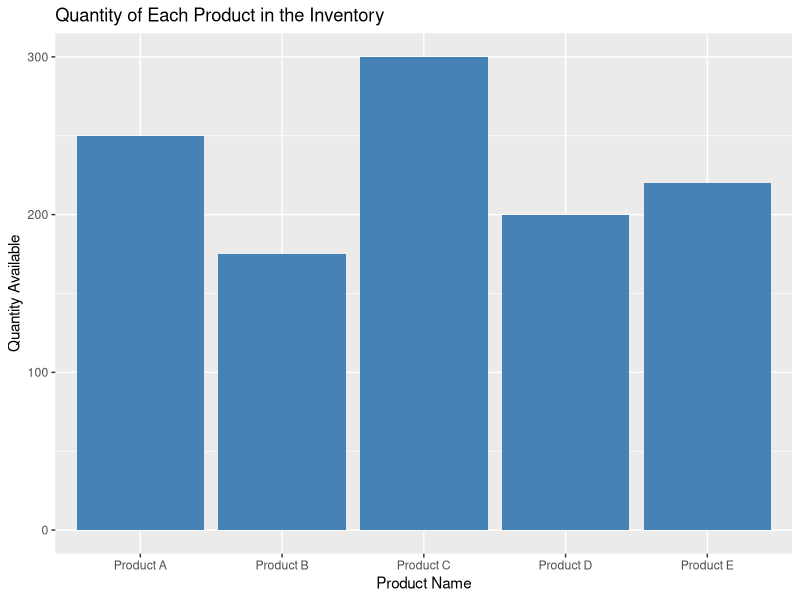
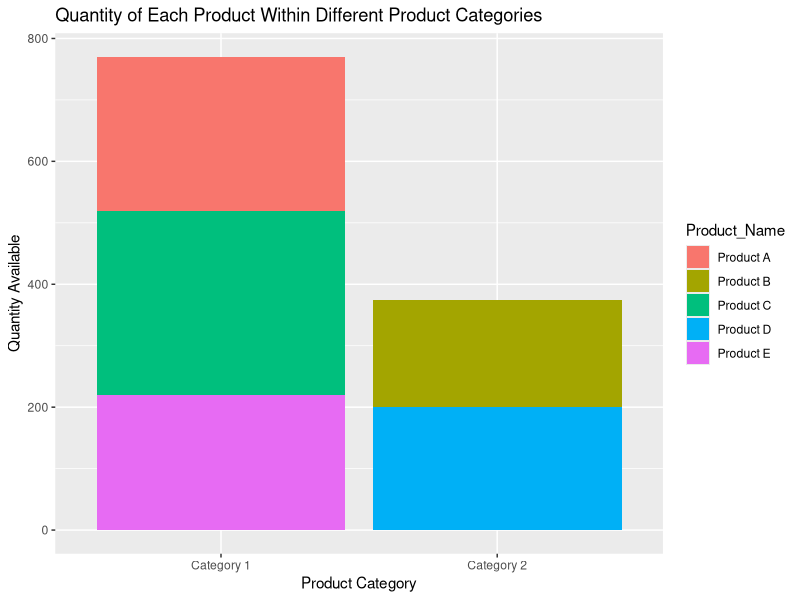
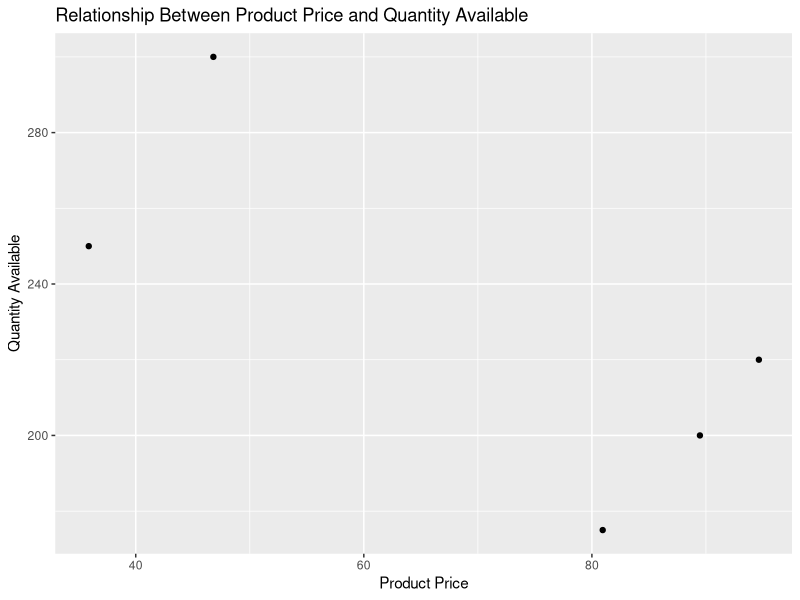

Recreate these plots in R, in order.
#a.bar chart
library(ggplot2)

df <- data.frame(
  Product_ID = c(1, 2, 3, 4, 5),
  Product_Name = c("Product A", "Product B", "Product C", "Product D", "Product E"),
  Quantity_Available = c(250, 175, 300, 200, 220)
)
ggplot(df, aes(x = Product_Name, y = Quantity_Available)) + 
  geom_bar(stat = "identity", fill = "steelblue") +
  ggtitle("Quantity of Each Product in the Inventory") +
  xlab("Product Name") +
  ylab("Quantity Available")


#b.stacked bar chart
library(ggplot2)

df <- data.frame(
  Product_ID = c(1, 2, 3, 4, 5),
  Product_Name = c("Product A", "Product B", "Product C", "Product D", "Product E"),
  Quantity_Available = c(250, 175, 300, 200, 220),
  Product_Category = c("Category 1", "Category 2", "Category 1", "Category 2", "Category 1")
)
ggplot(df, aes(x = Product_Category, y = Quantity_Available, fill = Product_Name)) + 
  geom_bar(stat = "identity") +
  ggtitle("Quantity of Each Product Within Different Product Categories") +
  xlab("Product Category") +
  ylab("Quantity Available")


#c.scatter plot
product_inventory <- data.frame(
  "Product ID" = c(1, 2, 3, 4, 5),
  "Product Name" = c("Product A", "Product B", "Product C", "Product D", "Product E"),
  "QuantityAvailable" = c(250, 175, 300, 200, 220)
)
set.seed(123)
product_inventory$Product_Price <- runif(n = nrow(product_inventory), min = 10, max = 100)

library(ggplot2)

scatter_plot <- ggplot(product_inventory, aes(x = Product_Price, y = QuantityAvailable)) +
  geom_point() +
  labs(title = "Relationship Between Product Price and Quantity Available",
       x = "Product Price",
       y = "Quantity Available")

print(scatter_plot)


